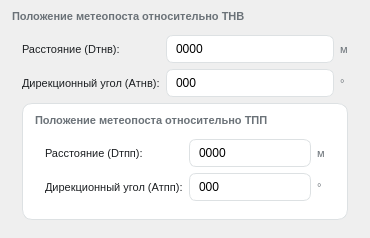
                    <widget class="QFrame" name="groupPositionTNV">
                     <property name="styleSheet">
                      <string notr="true">QFrame#groupPositionTNV { background-color: #FFFFFF; border: 1px solid #DDE1E3; border-radius: 10px; }</string>
                     </property>
                     <property name="frameShape">
                      <enum>QFrame::NoFrame</enum>
                     </property>
                     <layout class="QVBoxLayout" name="groupPositionTNVOuterLayout">
                      <property name="spacing">
                       <number>8</number>
                      </property>
                      <property name="leftMargin">
                       <number>12</number>
                      </property>
                      <property name="topMargin">
                       <number>10</number>
                      </property>
                      <property name="rightMargin">
                       <number>12</number>
                      </property>
                      <property name="bottomMargin">
                       <number>10</number>
                      </property>
                      <item>
                       <widget class="QLabel" name="groupPositionTNVTitle">
                        <property name="styleSheet">
                         <string notr="true">font-size: 8pt; text-transform: uppercase; color: #6B7278; font-weight: 700; border: none; background: transparent;</string>
                        </property>
                        <property name="text">
                         <string>Положение метеопоста относительно ТНВ</string>
                        </property>
                       </widget>
                      </item>
                      <item>
                       <layout class="QGridLayout" name="gridLayoutPositionTNV">
                        <property name="leftMargin">
                         <number>10</number>
                        </property>
                        <property name="topMargin">
                         <number>4</number>
                        </property>
                        <property name="rightMargin">
                         <number>10</number>
                        </property>
                        <property name="bottomMargin">
                         <number>8</number>
                        </property>
                        <property name="spacing">
                         <number>6</number>
                        </property>
                        <item row="0" column="0">
                         <widget class="QLabel" name="lblDistanceTNV">
                          <property name="styleSheet">
                           <string notr="true">font-size: 8.5pt; color: #1C1F22; background: transparent;</string>
                          </property>
                          <property name="text">
                           <string>Расстояние (Dтнв):</string>
                          </property>
                         </widget>
                        </item>
                        <item row="0" column="1">
                         <widget class="QLineEdit" name="editDistanceTNV">
                          <property name="minimumSize">
                           <size>
                            <width>68</width>
                            <height>28</height>
                           </size>
                          </property>
                          <property name="styleSheet">
                           <string notr="true">border:1px solid #DDE1E3; border-radius:7px; padding:0 7px; font-size:9pt; background:#fff;</string>
                          </property>
                          <property name="text">
                           <string>0000</string>
                          </property>
                         </widget>
                        </item>
                        <item row="0" column="2">
                         <widget class="QLabel" name="lblDistanceTNVUnit">
                          <property name="styleSheet">
                           <string notr="true">font-size: 8pt; color: #6B7278; background: transparent;</string>
                          </property>
                          <property name="text">
                           <string>м</string>
                          </property>
                         </widget>
                        </item>
                        <item row="1" column="0">
                         <widget class="QLabel" name="lblAngleTNV">
                          <property name="styleSheet">
                           <string notr="true">font-size: 8.5pt; color: #1C1F22; background: transparent;</string>
                          </property>
                          <property name="text">
                           <string>Дирекционный угол (Aтнв):</string>
                          </property>
                         </widget>
                        </item>
                        <item row="1" column="1">
                         <widget class="QLineEdit" name="editAngleTNV">
                          <property name="minimumSize">
                           <size>
                            <width>68</width>
                            <height>28</height>
                           </size>
                          </property>
                          <property name="styleSheet">
                           <string notr="true">border:1px solid #DDE1E3; border-radius:7px; padding:0 7px; font-size:9pt; background:#fff;</string>
                          </property>
                          <property name="text">
                           <string>000</string>
                          </property>
                         </widget>
                        </item>
                        <item row="1" column="2">
                         <widget class="QLabel" name="lblAngleTNVUnit">
                          <property name="styleSheet">
                           <string notr="true">font-size: 8pt; color: #6B7278; background: transparent;</string>
                          </property>
                          <property name="text">
                           <string>°</string>
                          </property>
                         </widget>
                        </item>
                        <item row="2" column="0" colspan="3">
                         <widget class="QFrame" name="groupPositionTPP">
                          <property name="styleSheet">
                           <string notr="true">QFrame#groupPositionTPP { background-color: #FFFFFF; border: 1px solid #DDE1E3; border-radius: 10px; }</string>
                          </property>
                          <property name="frameShape">
                           <enum>QFrame::NoFrame</enum>
                          </property>
                          <layout class="QVBoxLayout" name="groupPositionTPPOuterLayout">
                           <property name="spacing">
                            <number>8</number>
                           </property>
                           <property name="leftMargin">
                            <number>12</number>
                           </property>
                           <property name="topMargin">
                            <number>10</number>
                           </property>
                           <property name="rightMargin">
                            <number>12</number>
                           </property>
                           <property name="bottomMargin">
                            <number>10</number>
                           </property>
                           <item>
                            <widget class="QLabel" name="groupPositionTPPTitle">
                             <property name="styleSheet">
                              <string notr="true">font-size: 8pt; text-transform: uppercase; color: #6B7278; font-weight: 700; border: none; background: transparent;</string>
                             </property>
                             <property name="text">
                              <string>Положение метеопоста относительно ТПП</string>
                             </property>
                            </widget>
                           </item>
                           <item>
                            <layout class="QGridLayout" name="gridLayoutPositionTPP">
                             <property name="leftMargin">
                              <number>10</number>
                             </property>
                             <property name="topMargin">
                              <number>4</number>
                             </property>
                             <property name="rightMargin">
                              <number>10</number>
                             </property>
                             <property name="bottomMargin">
                              <number>8</number>
                             </property>
                             <property name="spacing">
                              <number>6</number>
                             </property>
                             <item row="0" column="0">
                              <widget class="QLabel" name="lblDistanceTPP">
                               <property name="styleSheet">
                                <string notr="true">font-size: 8.5pt; color: #1C1F22; background: transparent;</string>
                               </property>
                               <property name="text">
                                <string>Расстояние (Dтпп):</string>
                               </property>
                              </widget>
                             </item>
                             <item row="0" column="1">
                              <widget class="QLineEdit" name="editDistanceTPP">
                               <property name="minimumSize">
                                <size>
                                 <width>68</width>
                                 <height>28</height>
                                </size>
                               </property>
                               <property name="styleSheet">
                                <string notr="true">border:1px solid #DDE1E3; border-radius:7px; padding:0 7px; font-size:9pt; background:#fff;</string>
                               </property>
                               <property name="text">
                                <string>0000</string>
                               </property>
                              </widget>
                             </item>
                             <item row="0" column="2">
                              <widget class="QLabel" name="lblDistanceTPPUnit">
                               <property name="styleSheet">
                                <string notr="true">font-size: 8pt; color: #6B7278; background: transparent;</string>
                               </property>
                               <property name="text">
                                <string>м</string>
                               </property>
                              </widget>
                             </item>
                             <item row="1" column="0">
                              <widget class="QLabel" name="lblAngleTPP">
                               <property name="styleSheet">
                                <string notr="true">font-size: 8.5pt; color: #1C1F22; background: transparent;</string>
                               </property>
                               <property name="text">
                                <string>Дирекционный угол (Aтпп):</string>
                               </property>
                              </widget>
                             </item>
                             <item row="1" column="1">
                              <widget class="QLineEdit" name="editAngleTPP">
                               <property name="minimumSize">
                                <size>
                                 <width>68</width>
                                 <height>28</height>
                                </size>
                               </property>
                               <property name="styleSheet">
                                <string notr="true">border:1px solid #DDE1E3; border-radius:7px; padding:0 7px; font-size:9pt; background:#fff;</string>
                               </property>
                               <property name="text">
                                <string>000</string>
                               </property>
                              </widget>
                             </item>
                             <item row="1" column="2">
                              <widget class="QLabel" name="lblAngleTPPUnit">
                               <property name="styleSheet">
                                <string notr="true">font-size: 8pt; color: #6B7278; background: transparent;</string>
                               </property>
                               <property name="text">
                                <string>°</string>
                               </property>
                              </widget>
                             </item>
                            </layout>
                           </item>
                          </layout>
                         </widget>
                        </item>
                       </layout>
                      </item>
                     </layout>
                    </widget>
